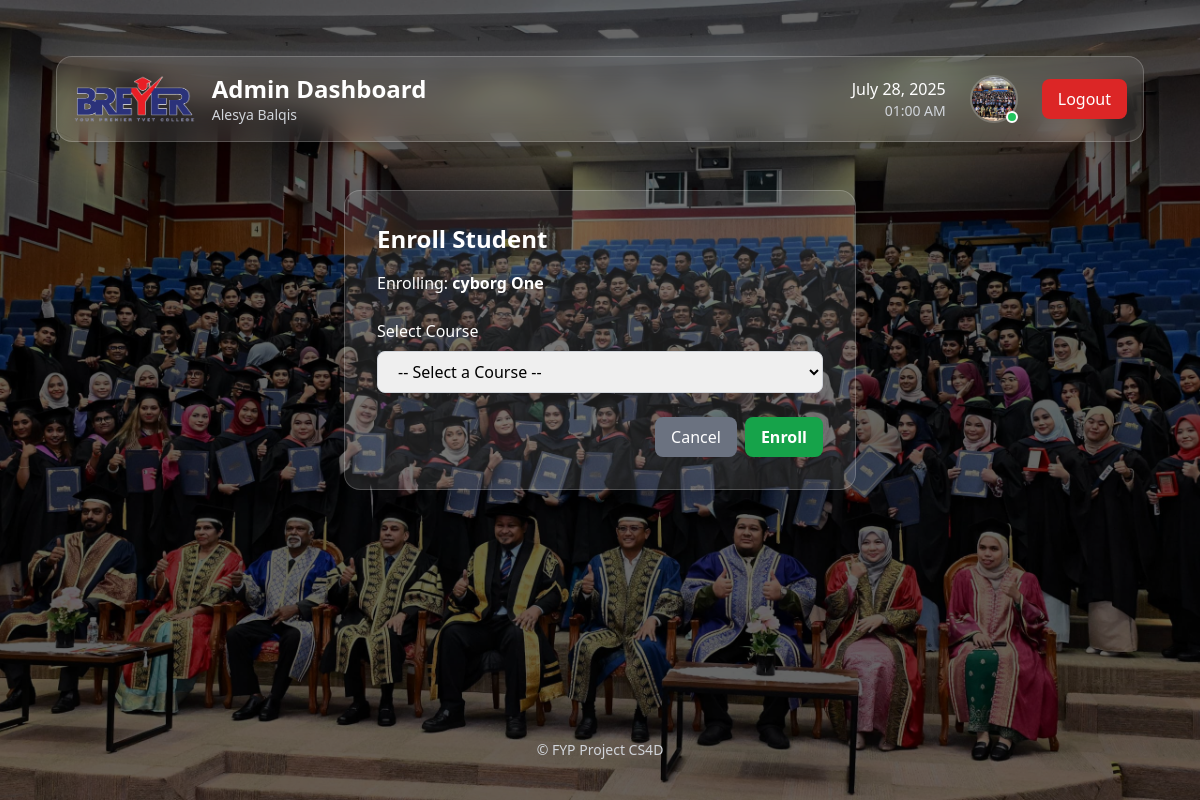
Screenshot of /adminportal/students/1/enroll/ (signed in) with the database file from the repository.
### accounts/models.py (models this page shows, shortened)
class CustomUser(AbstractBaseUser, PermissionsMixin):
    class Role(models.TextChoices):
        STUDENT = 'STUDENT', 'Student'
        LECTURER = 'LECTURER', 'Lecturer'
        ADMIN = 'ADMIN', 'Admin'
    email = models.EmailField(unique=True)
    role = models.CharField(max_length=20, choices=Role.choices, default=Role.STUDENT)
    first_name = models.CharField(max_length=30, blank=True)
    last_name = models.CharField(max_length=30, blank=True)
    phone_number = models.CharField(max_length=20, blank=True, null=True)
    address = models.TextField(blank=True, null=True)
    department = models.ForeignKey(
    Department,
    null=True,
    blank=True,
    on_delete=models.SET_NULL,
    related_name='users'
)
    profile_picture = models.ImageField(upload_to='profile_pics/', blank=True, null=True)  # Added profile_picture field
    is_staff = models.BooleanField(default=False)
    is_active = models.BooleanField(default=True)
    date_joined = models.DateTimeField(default=timezone.now, blank=True, null=True)
    USERNAME_FIELD = 'email'
    REQUIRED_FIELDS = ['first_name', 'last_name']
    objects = CustomUserManager()
    def get_full_name(self):
        return f"{self.first_name} {self.last_name}".strip()

### core/models.py (models this page shows, shortened)
class Student(models.Model):
    user = models.OneToOneField(settings.AUTH_USER_MODEL, on_delete=models.CASCADE)
    courses = models.ManyToManyField(Course, through='Enrollment')
    parents = models.ManyToManyField(Parent, related_name='children', blank=True)
    profile_picture = models.ImageField(upload_to='profile_pics/', blank=True, null=True)
    date_of_birth = models.DateField(blank=True, null=True)
    address = models.TextField(blank=True, null=True)
    phone_number = models.CharField(max_length=20, blank=True, null=True)
    latest_activity = models.DateTimeField(blank=True, null=True)

### adminportal/views.py (the view, shortened to what this page needs)
# urls.py: path('students/<int:pk>/enroll/', views.enroll_student, name='enroll_student'),
def enroll_student(request, pk):
    student = get_object_or_404(Student, user_id=pk)
    courses = Course.objects.all()
    return render(request, 'adminportal/enroll_student.html', {
        'student': student,
        'courses': courses,
    })

### adminportal/templates/adminportal/enroll_student.html (shortened to what this page needs)
{% extends 'adminportal/base_adminportal.html' %}
{% load static %}
{% block adminportal_content %}
<div class="max-w-lg mx-auto mt-12 bg-white/10 rounded-2xl shadow-lg p-8 border border-white/20">
    <h2 class="text-2xl font-bold text-white mb-4">Enroll Student</h2>
    <p class="text-white mb-6">
        Enrolling: <span class="font-semibold">{{ student.user.get_full_name }}</span>
    </p>
    <form method="POST" class="space-y-6">
        <div>
            <label for="course" class="block text-white mb-2">Select Course</label>
            <select id="course" name="course" class="w-full rounded-lg border border-gray-300 px-4 py-2 focus:ring-2 focus:ring-blue-600">
                <option value="">-- Select a Course --</option>
            </select>
        </div>
        <div class="flex justify-end gap-2">
            <a href="{% url 'adminportal:student_list' %}" class="px-4 py-2 bg-gray-500 hover:bg-gray-600 rounded-lg text-white">Cancel</a>
            <button type="submit" class="px-4 py-2 bg-green-600 hover:bg-green-700 rounded-lg text-white font-semibold">
                Enroll
            </button>
        </div>
    </form>
</div>
{% endblock %}

### adminportal/templates/adminportal/base_adminportal.html (shortened to what this page needs)
{% extends 'base.html' %}
{% load static %}
{% block content %}
<div class="bg-white/10 backdrop-blur-md rounded-2xl p-4 border border-white/20 shadow-xl mb-8">
  <div class="flex justify-between items-center">
    <div class="flex items-center space-x-4">
      <img src="{% static 'images/breyer.jpg' %}" alt="Breyer Logo" class="h-12 w-auto">
      <div>
        <a href="{% url 'adminportal:dashboard' %}" class="text-2xl font-bold text-white hover:text-blue-400 transition">
          Admin Dashboard
        </a>
        <p class="text-gray-300 text-sm">{{ request.user.get_full_name|default:request.user.email }}</p>
      </div>
    </div>
    <div class="flex items-center space-x-6">
      <div class="text-right">
        <p class="text-white font-medium" id="current-date"></p>
        <p class="text-gray-300 text-sm" id="current-time"></p>
      </div>
      <a href="{% url 'adminportal:admin_profile' %}" class="relative group">
        {% if request.user.profile_picture %}
          <img src="{{ request.user.profile_picture.url }}" alt="Profile Picture"
               class="w-12 h-12 rounded-full object-cover border-2 border-white/20 group-hover:border-blue-400 transition-colors">
        {% endif %}
        <div class="absolute bottom-0 right-0 w-3 h-3 bg-green-500 rounded-full border-2 border-white"></div>
      </a>
      <form action="{% url 'logout' %}" method="post">
        <button class="bg-red-600 hover:bg-red-700 text-white px-4 py-2 rounded-lg transition-colors flex items-center">
          Logout
        </button>
      </form>
    </div>
  </div>
</div>
{% block adminportal_content %}
{% endblock %}
{% endblock %}

### rows the page displays
CustomUser: user.get_full_name "Alesya Balqis", user.profile_picture (picture)
Student: user.get_full_name "cyborg One"
